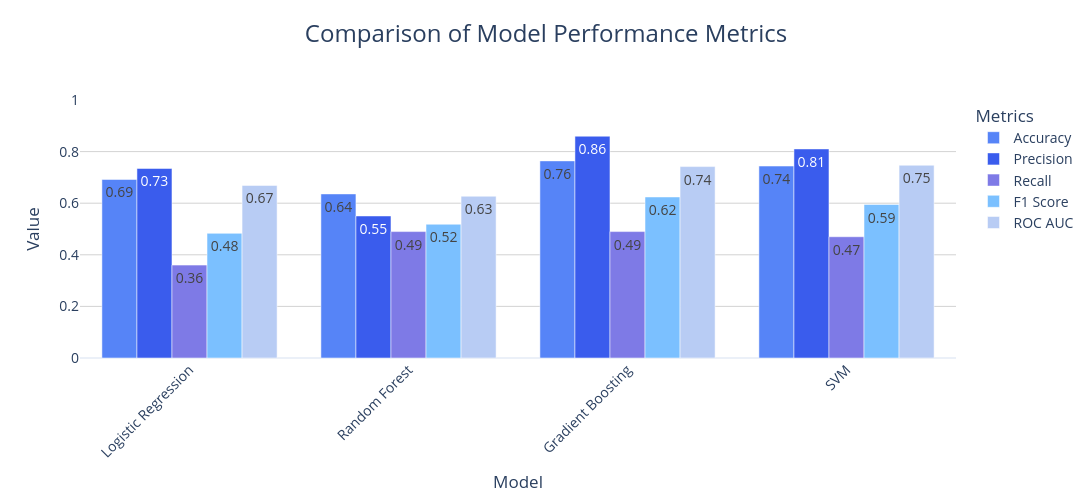
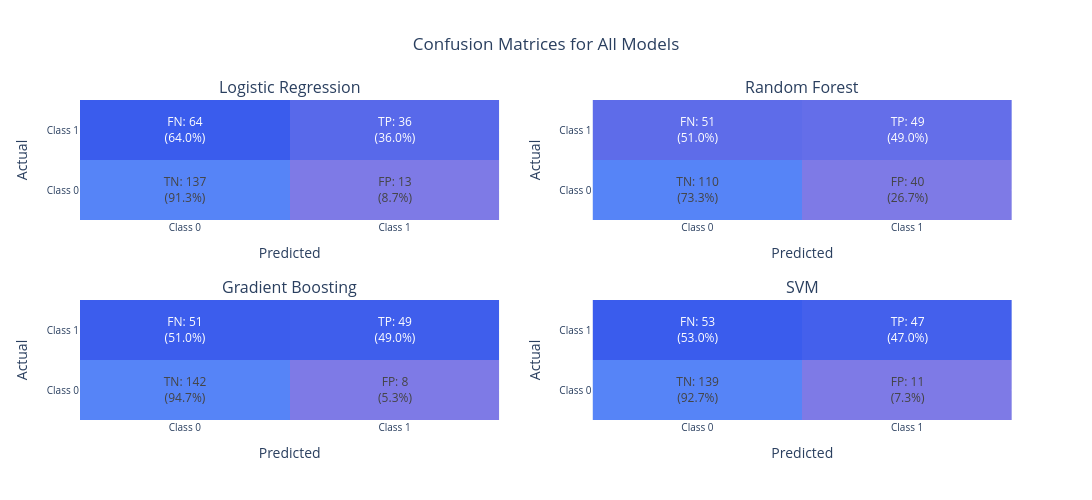

The notebook cell these images were saved under, in order:
### Markdown cell above
Now we will train the models on the training data and evaluate their performance on the testing data.

### Code cell
results = {}
y_pred_dict = {}
for name, model in models.items():
    model.fit(X_train, y_train)
    y_pred = model.predict(X_test)
    y_proba = model.predict_proba(X_test)[:, 1]

    y_pred_dict[name] = y_pred

    cm = confusion_matrix(y_test, y_pred)
    tn, fp, fn, tp = cm.ravel()

    results[name] = {
        "Accuracy": accuracy_score(y_test, y_pred),
        "Precision": precision_score(y_test, y_pred),
        "Recall": recall_score(y_test, y_pred),
        "F1 Score": f1_score(y_test, y_pred),
        "ROC AUC": roc_auc_score(y_test, y_proba),
        "Confusion Matrix": {
            "True Negatives": tn,
            "False Positives": fp,
            "False Negatives": fn,
            "True Positives": tp,
        },
    }

metrics = ["Accuracy", "Precision", "Recall", "F1 Score", "ROC AUC"]
plot_model_performance(results, metrics, "images/inital_models_performance.png")

plot_combined_confusion_matrices(
    results,
    y_test,
    y_pred_dict,
    labels=["Class 0", "Class 1"],
    save_path="images/initial_confusion_matrices.png",
)

### Figure 1 — Plotly figure (JSON) as saved in the notebook; plotly's stock layout.template omitted (floating-point values rounded to 4 significant figures)
{"data": [{"marker": {"color": "#5684F7"}, "name": "Accuracy", "text": ["0.69", "0.64", "0.76", "0.74"], "textposition": "auto", "type": "bar", "x": ["Logistic Regression", "Random Forest", "Gradient Boosting", "SVM"], "y": [0.692, 0.636, 0.764, 0.744]}, {"marker": {"color": "#3A5CED"}, "name": "Precision", "text": ["0.73", "0.55", "0.86", "0.81"], "textposition": "auto", "type": "bar", "x": ["Logistic Regression", "Random Forest", "Gradient Boosting", "SVM"], "y": [0.7347, 0.5506, 0.8596, 0.8103]}, {"marker": {"color": "#7E7AE6"}, "name": "Recall", "text": ["0.36", "0.49", "0.49", "0.47"], "textposition": "auto", "type": "bar", "x": ["Logistic Regression", "Random Forest", "Gradient Boosting", "SVM"], "y": [0.36, 0.49, 0.49, 0.47]}, {"marker": {"color": "#7BC0FF"}, "name": "F1 Score", "text": ["0.48", "0.52", "0.62", "0.59"], "textposition": "auto", "type": "bar", "x": ["Logistic Regression", "Random Forest", "Gradient Boosting", "SVM"], "y": [0.4832, 0.5185, 0.6242, 0.5949]}, {"marker": {"color": "#B8CCF4"}, "name": "ROC AUC", "text": ["0.67", "0.63", "0.74", "0.75"], "textposition": "auto", "type": "bar", "x": ["Logistic Regression", "Random Forest", "Gradient Boosting", "SVM"], "y": [0.6689, 0.6271, 0.7419, 0.7473]}], "layout": {"barmode": "group", "font": {"size": 14}, "height": 500, "legend": {"title": {"text": "Metrics"}, "x": 1.02, "xanchor": "left", "y": 1, "yanchor": "top"}, "title": {"font": {"size": 24}, "text": "Comparison of Model Performance Metrics", "x": 0.5, "xanchor": "center", "y": 0.95, "yanchor": "top"}, "width": 1200, "xaxis": {"tickangle": -45, "title": {"text": "Model"}}, "yaxis": {"gridcolor": "LightGrey", "gridwidth": 1, "range": [0, 1], "showgrid": true, "title": {"text": "Value"}}}}

### Figure 2 — Plotly figure (JSON) as saved in the notebook; plotly's stock layout.template omitted (floating-point values rounded to 4 significant figures)
{"data": [{"colorscale": [[0, "#7E7AE6"], [0.33, "#3A5CED"], [0.66, "#3A5CED"], [1, "#5684F7"]], "hoverongaps": false, "showscale": false, "text": [["TN: 137<br>(91.3%)", "FP: 13<br>(8.7%)"], ["FN: 64<br>(64.0%)", "TP: 36<br>(36.0%)"]], "texttemplate": "%{text}", "type": "heatmap", "x": ["Class 0", "Class 1"], "xaxis": "x", "y": ["Class 0", "Class 1"], "yaxis": "y", "z": [[137, 13], [64, 36]]}, {"colorscale": [[0, "#7E7AE6"], [0.33, "#3A5CED"], [0.66, "#3A5CED"], [1, "#5684F7"]], "hoverongaps": false, "showscale": false, "text": [["TN: 110<br>(73.3%)", "FP: 40<br>(26.7%)"], ["FN: 51<br>(51.0%)", "TP: 49<br>(49.0%)"]], "texttemplate": "%{text}", "type": "heatmap", "x": ["Class 0", "Class 1"], "xaxis": "x2", "y": ["Class 0", "Class 1"], "yaxis": "y2", "z": [[110, 40], [51, 49]]}, {"colorscale": [[0, "#7E7AE6"], [0.33, "#3A5CED"], [0.66, "#3A5CED"], [1, "#5684F7"]], "hoverongaps": false, "showscale": false, "text": [["TN: 142<br>(94.7%)", "FP: 8<br>(5.3%)"], ["FN: 51<br>(51.0%)", "TP: 49<br>(49.0%)"]], "texttemplate": "%{text}", "type": "heatmap", "x": ["Class 0", "Class 1"], "xaxis": "x3", "y": ["Class 0", "Class 1"], "yaxis": "y3", "z": [[142, 8], [51, 49]]}, {"colorscale": [[0, "#7E7AE6"], [0.33, "#3A5CED"], [0.66, "#3A5CED"], [1, "#5684F7"]], "hoverongaps": false, "showscale": false, "text": [["TN: 139<br>(92.7%)", "FP: 11<br>(7.3%)"], ["FN: 53<br>(53.0%)", "TP: 47<br>(47.0%)"]], "texttemplate": "%{text}", "type": "heatmap", "x": ["Class 0", "Class 1"], "xaxis": "x4", "y": ["Class 0", "Class 1"], "yaxis": "y4", "z": [[139, 11], [53, 47]]}], "layout": {"annotations": [{"font": {"size": 16}, "showarrow": false, "text": "Logistic Regression", "x": 0.225, "xanchor": "center", "xref": "paper", "y": 1, "yanchor": "bottom", "yref": "paper"}, {"font": {"size": 16}, "showarrow": false, "text": "Random Forest", "x": 0.775, "xanchor": "center", "xref": "paper", "y": 1, "yanchor": "bottom", "yref": "paper"}, {"font": {"size": 16}, "showarrow": false, "text": "Gradient Boosting", "x": 0.225, "xanchor": "center", "xref": "paper", "y": 0.375, "yanchor": "bottom", "yref": "paper"}, {"font": {"size": 16}, "showarrow": false, "text": "SVM", "x": 0.775, "xanchor": "center", "xref": "paper", "y": 0.375, "yanchor": "bottom", "yref": "paper"}], "font": {"size": 12}, "height": 500, "showlegend": false, "title": {"text": "Confusion Matrices for All Models", "x": 0.5}, "width": 1200, "xaxis": {"anchor": "y", "domain": [0, 0.45], "tickfont": {"size": 10}, "title": {"text": "Predicted"}}, "xaxis2": {"anchor": "y2", "domain": [0.55, 1], "tickfont": {"size": 10}, "title": {"text": "Predicted"}}, "xaxis3": {"anchor": "y3", "domain": [0, 0.45], "tickfont": {"size": 10}, "title": {"text": "Predicted"}}, "xaxis4": {"anchor": "y4", "domain": [0.55, 1], "tickfont": {"size": 10}, "title": {"text": "Predicted"}}, "yaxis": {"anchor": "x", "domain": [0.625, 1], "tickfont": {"size": 10}, "title": {"text": "Actual"}}, "yaxis2": {"anchor": "x2", "domain": [0.625, 1], "tickfont": {"size": 10}, "title": {"text": "Actual"}}, "yaxis3": {"anchor": "x3", "domain": [0, 0.375], "tickfont": {"size": 10}, "title": {"text": "Actual"}}, "yaxis4": {"anchor": "x4", "domain": [0, 0.375], "tickfont": {"size": 10}, "title": {"text": "Actual"}}}}
